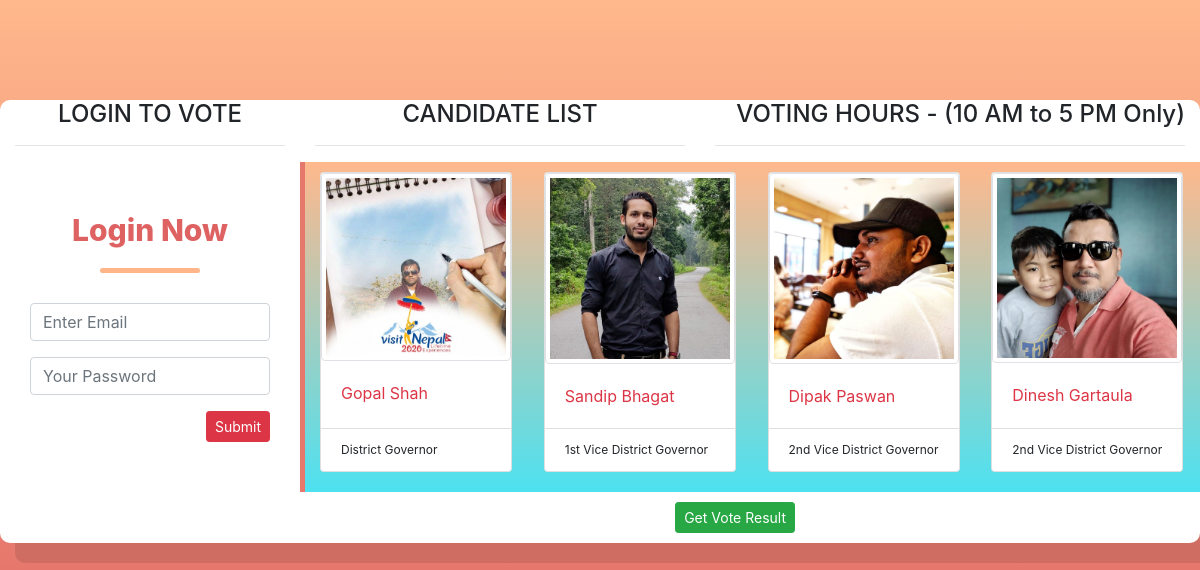
The page / on the database its author committed.
### tables this page shows
CREATE TABLE `candidates` (
  `CID` int(11) NOT NULL,
  `CandidateName` varchar(255) NOT NULL,
  `Photo` varchar(255) DEFAULT NULL,
  `PositionID` int(11) NOT NULL,
  `PositionName` varchar(255) DEFAULT NULL
);

### index.php (the view, shortened to what this page needs)
<?php
include 'db.php';
include_once 'header.php';
?>
<body>
    <section class="login-block" style="height: 754px;">
        <div class="container-fluid">
            <div class="row">
                <div class="col-sm-3">
                    <h4 class="text-center">LOGIN TO VOTE</h4>
                    <hr>
                </div>
                <div class="col-sm-4">
                    <h4 class="text-center">CANDIDATE LIST</h4>
                    <hr>
                </div>
                <div class="col-sm-5">
                    <h4 class="text-right">
                        VOTING HOURS - (10 AM to 5 PM Only)
                        <hr>
                    </h4>
                </div>
                <div class="col-lg-3 login-sec">
                    <h2 class="text-center">Login Now</h2>
                    <form action="" method="post" id="form" autocomplete="off">
                        <div class="form-group">
                            <input type="text" name="email" id="email" class="form-control" placeholder="Enter Email" required autofocus>
                        </div>
                        <div class="form-group">
                            <input type="password" name="password" id="password" class="form-control" placeholder="Your Password" required>
                        </div>
                        <div class="form-check">
                            <button type="submit" name="submit" class="btn btn-sm btn-danger float-right" id="loginsubmit">Submit</button>
                        </div>
                    </form>
                </div>
                <div class="col-lg-9 kyare" style="border-left:1px solid #E6776C;border-width: 5px;background:linear-gradient(to bottom, #FFB88C, #4de1f0);">
                    <div id="flip1">
                        <div class="row" >
                            <?php
                            $sql = mysqli_query($connection, "select * from candidates");
                            while ($rowc = mysqli_fetch_array($sql)) {
                                ?>
                                <div class="col-sm-3">
                                    <div class="card" style="top:10px;width: 12rem;height: 300px;">
                                        <img class="img img-thumbnail" src="dist/<?php echo $rowc['Photo'] ?>" width="200" >
                                        <div class="card-body">
                                            <p class="card-text text-danger"><?php echo $rowc['CandidateName']; ?></p>
                                        </div>
                                        <ul class="list-group list-group-flush">
                                            <li class="list-group-item" style="font-size: 12px;"><?php echo $rowc['PositionName']; ?></li>
                                        </ul>
                                    </div>
                                </div>
                                <?php
                            }
                            ?>
                        </div>
                    </div>
                </div>
                <div  class="col-lg-8" style="margin:10px;">
                    <button type="submit" name="submit" class="btn btn-success btn-sm float-right first" id="getresult">Get Vote Result</button>
                </div>
            </div>
        </div>
    </section>
</body>
</html>

### rows shown on the page
candidates: Photo (picture), CandidateName "Gopal Shah", PositionName "District Governor"
candidates: Photo (picture), CandidateName "Sandip Bhagat", PositionName "1st Vice District Governor"
candidates: Photo (picture), CandidateName "Dipak Paswan", PositionName "2nd Vice District Governor"
candidates: Photo (picture), CandidateName "Dinesh Gartaula", PositionName "2nd Vice District Governor"
